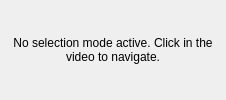
<?xml version="1.0" encoding="UTF-8"?>
<ui version="4.0">
 <class>MaskNoneSelectionWidget</class>
 <widget class="QWidget" name="MaskNoneSelectionWidget">
  <property name="geometry">
   <rect>
    <x>0</x>
    <y>0</y>
    <width>226</width>
    <height>100</height>
   </rect>
  </property>
  <property name="windowTitle">
   <string>Form</string>
  </property>
  <layout class="QVBoxLayout" name="verticalLayout">
   <item>
    <widget class="QLabel" name="infoLabel">
     <property name="text">
      <string>No selection mode active. Click in the video to navigate.</string>
     </property>
     <property name="alignment">
      <set>Qt::AlignmentFlag::AlignCenter</set>
     </property>
     <property name="wordWrap">
      <bool>true</bool>
     </property>
    </widget>
   </item>
  </layout>
 </widget>
 <resources/>
 <connections/>
</ui>
